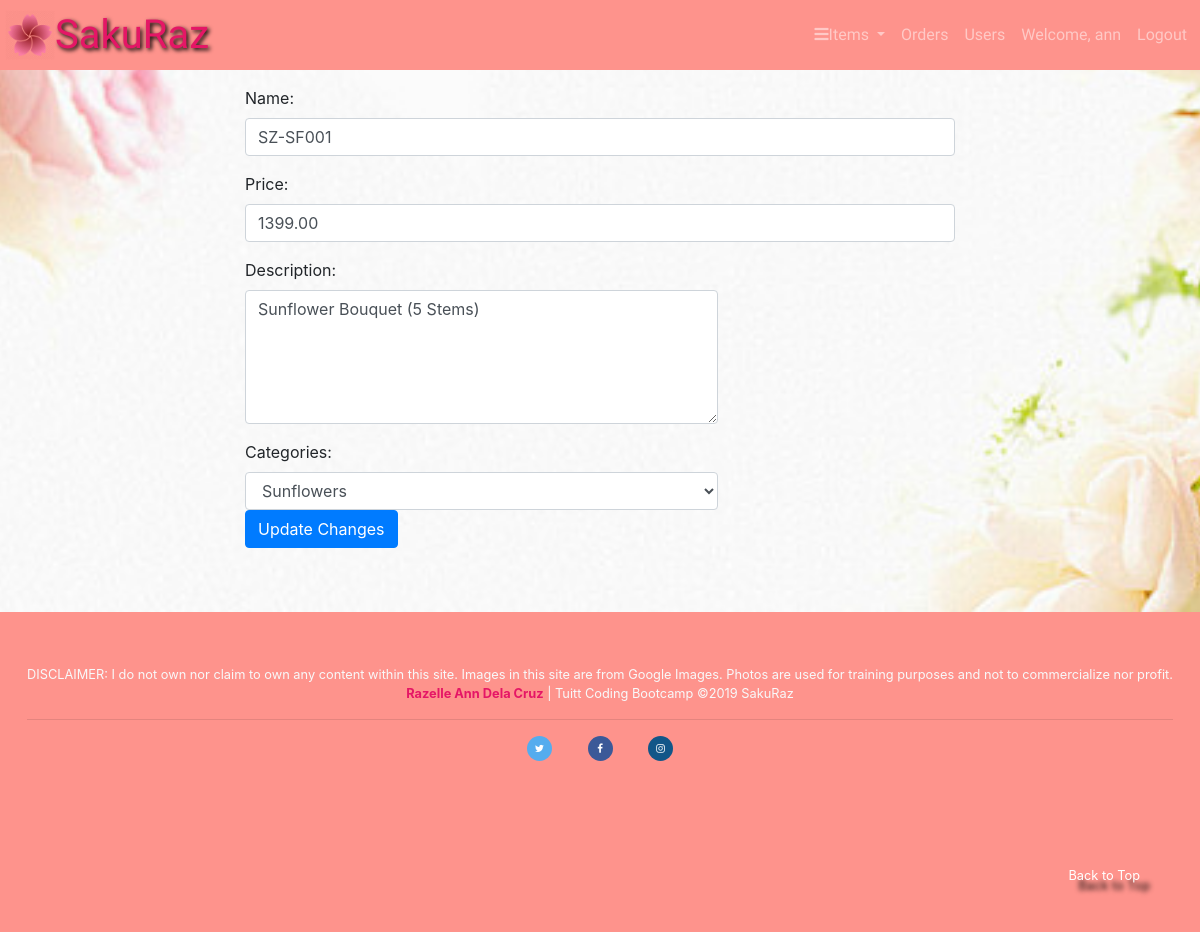
Page /app/views/edit_item.php?id=2 (signed in) on the committed database.
### tables this page shows
CREATE TABLE `items` (
  `id` int(11) NOT NULL,
  `name` varchar(255) NOT NULL,
  `description` varchar(255) NOT NULL,
  `price` decimal(18,2) NOT NULL,
  `image_path` varchar(255) DEFAULT NULL,
  `category_id` int(11) NOT NULL
);

### app/views/edit_item.php (the view, shortened to what this page needs)
<?php require_once "../partials/template.php"; ?>
<?php
function get_page_content() {
	if(isset($_SESSION['user']) && $_SESSION['user']['roles_id'] ==1){
		global $conn;
?>
		<?php
		$item_id = $_GET['id'];
		$sql = "SELECT * FROM items WHERE id='$item_id'";
		$result = mysqli_query($conn, $sql);
		$item = mysqli_fetch_assoc($result);
		?>
		<div class="container">
			<div class="row">
				<div class="col-sm-8 offset-sm-2">
					<form action="../controllers/process_edit_item.php" method="POST">
						<div class="form-group">
							<label for="name">Name:</label>
							<input type="text" class="form-control" name="name" value="<?php echo $item['name']; ?>" required>
						</div>
						<div class="form-group">
							<label for="price">Price:</label>
							<input type="number" class="form-control" name="price" value="<?php echo $item['price']; ?>" required>
						</div>
						<div class="form-group">
							<label for="description">Description:</label>
							<textarea class="form-control col-8" name="description" id="description" rows="5"><?php echo $item['description']; ?></textarea>
						</div>
						<div class="form-group">
							<label for="name">Categories:</label>
							<select class="form-control col-8" name="category_id" id="category" required>
								<?php
								$sql = "SELECT * FROM categories";
								$categories = mysqli_query($conn,$sql);
								foreach ($categories as $category) {
									extract($category);
									$selected = $item['category_id'] == $id ? 'selected': '';
									echo "<option value='$id' $selected>$name</option>";
								}
								?>
							</select>
							<button type="submit" class="btn btn-primary">Update Changes</button>
						</div>
					</form>
				</div>
			</div>
		</div>
	<?php }else{
		header("Location: ./error.php");
	} ?>
<?php } ?>

### app/assets/css/style.css (style rules this page uses)
* { padding: 0; margin: 0; box-sizing: border-box; }
.row { margin-left: 0; margin-right: 0; }
body { height: 100vh; background-image: url(../images/bg2.jpg); background-repeat: no-repeat; background-size: cover; background-attachment: fixed; background-position: center center; -webkit-background-size: cover; -moz-background-size: cover; -o-background-size: cover; }

### rows in the picture
items: name "SZ-SF001", price "1399.00", description "Sunflower Bouquet (5 Stems)"

### other values in the picture
$_SESSION['user']['firstname'] "ann"
form field category_id "Sunflowers"
